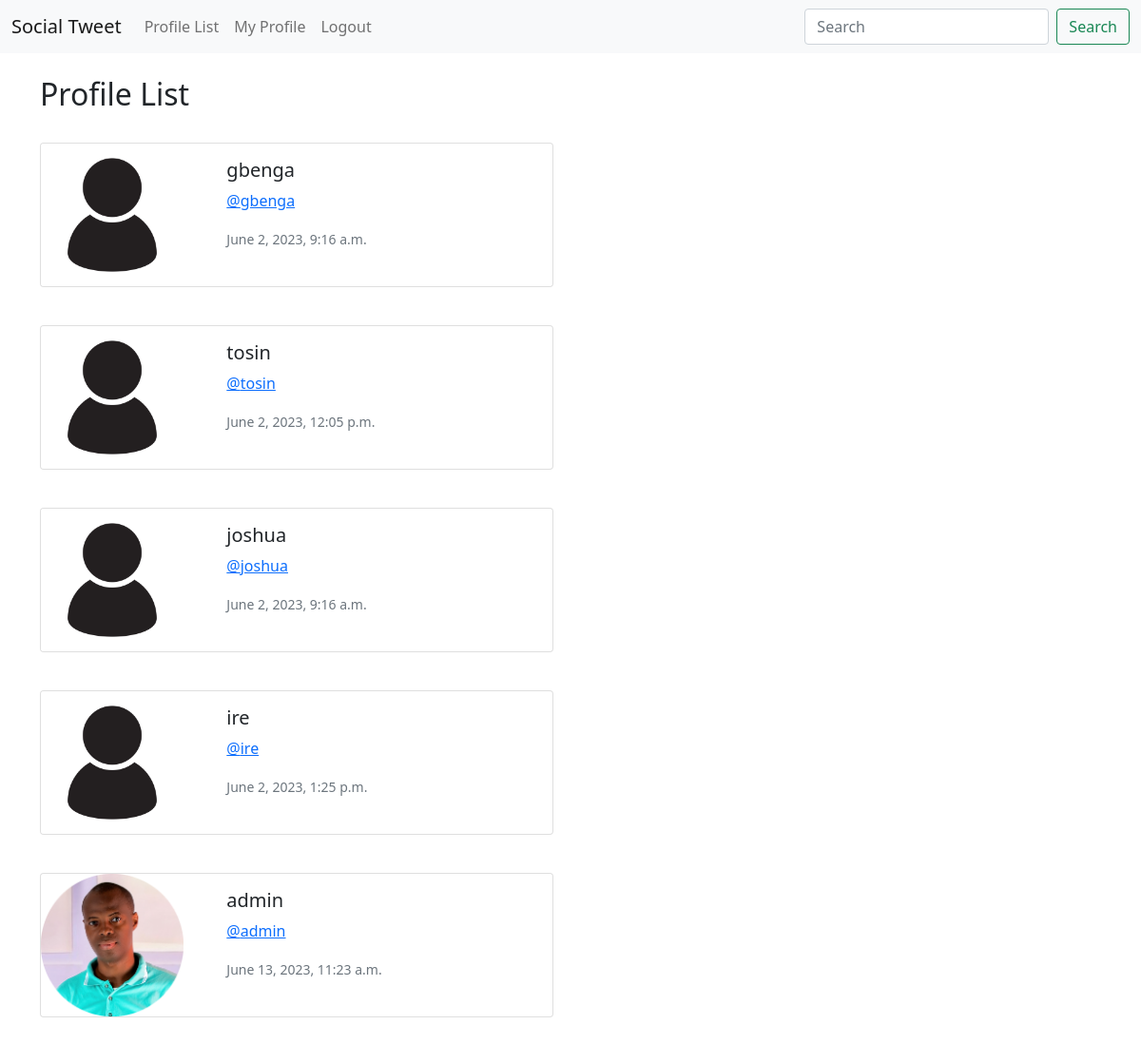
Page /profile_list/ (signed in) on the committed database.
### social_tweet/models.py (models this page shows, shortened)
class Profile(models.Model):
	user = models.OneToOneField(User, on_delete=models.CASCADE)
	follows = models.ManyToManyField('self',
				related_name='followed_by',
				symmetrical=False,
				blank=True)
	date_modified = models.DateTimeField(User, auto_now=True)
	profile_image = models.ImageField(null=True, blank=True, upload_to='images/')

### social_tweet/views.py (the view)
# urls.py: path('profile_list/', views.profile_list, name='profile_list'),
def profile_list(request):
	if request.user.is_authenticated:
		profiles = Profile.objects.exclude(user=request.user)
		return render(request, 'profile_list.html', {'profiles':profiles})
	else:
		messages.success(request, ('You must be logged in to view profile list!'))
		return redirect('home')

### social_tweet/templates/profile_list.html
{% extends 'base.html' %}
{% load static %}
 {% block content %}
 <h2>Profile List</h2>
 <br/>
 {% if profiles %}
     {% for profile in profiles %}
     <div class="card mb-3" style="max-width: 540px;">
  <div class="row g-0">
    <div class="col-md-4">
      {% if profile.profile_image %}
        <img src="{{ profile.profile_image.url }}" width="150px" height="150px" class="img-fluid rounded-start" alt="{{ profile.user.username }}">
        {% else %}
           <img src="{% static 'images/profile_image.jpg' %}" width="150px" height="150px" class="img-fluid rounded-start" alt="{{ profile.user.username }}">
      {% endif %}
    </div>
    <div class="col-md-8">
      <div class="card-body">
        <h5 class="card-title">{{ profile.user.username }}</h5>
        <p class="card-text"> <a href="{% url 'profile' profile.user.id %}">@{{ profile.user.username|lower }}</a></p>
        <p class="card-text"><small class="text-muted">{{ profile.date_modified }}</small></p>
      </div>
    </div>
  </div>
</div>
<br/>
     {% endfor %}
 {% endif %}
      {% endblock %}

### rows in the picture
Profile: user.username "gbenga", date_modified "June 2, 2023, 9:16 a.m."
Profile: user.username "tosin", date_modified "June 2, 2023, 12:05 p.m."
Profile: user.username "joshua", date_modified "June 2, 2023, 9:16 a.m."
Profile: user.username "ire", date_modified "June 2, 2023, 1:25 p.m."
Profile: profile_image (picture), user.username "admin", date_modified "June 13, 2023, 11:23 a.m."
